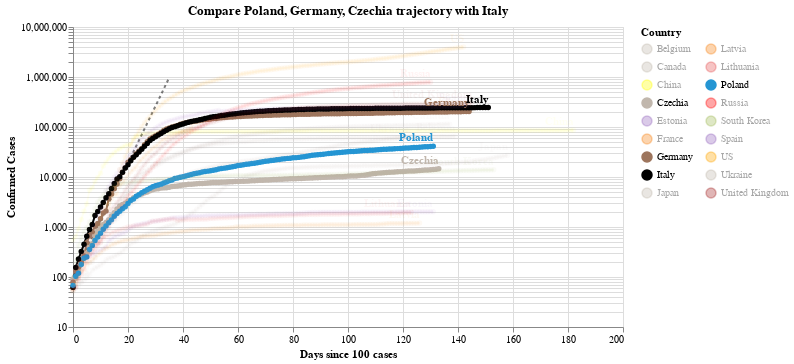

Notebook source saved alongside this figure:
### Code cell
#hide_input
chart2 = make_since_chart(dff2,['Poland', 'Germany', 'Czechia'], baseline_countries)
chart2

### Figure 1 — Vega-Lite specification as saved in the notebook (floating-point values rounded to 4 significant figures; data arrays with more than 128 entries replaced by an {"elided": "..."} marker saying what was removed)
{"config": {"view": {"continuousWidth": 400, "continuousHeight": 300}}, "layer": [{"data": {"name": "data-628230001892d6798b50651be41d1b3e"}, "mark": {"type": "line", "color": "black", "opacity": 0.5, "strokeDash": [3, 3]}, "encoding": {"x": {"type": "quantitative", "field": "Days since 100 cases"}, "y": {"type": "quantitative", "field": "Confirmed Cases"}}}, {"data": {"name": "data-65087d987bf2dc64f1a6ee7a93fd09e6"}, "mark": {"type": "line", "point": true}, "encoding": {"color": {"type": "nominal", "field": "Country", "legend": {"columns": 2}, "scale": {"domain": ["Belgium", "Canada", "China", "Czechia", "Estonia", "France", "Germany", "Italy", "Japan", "Latvia", "Lithuania", "Poland", "Russia", "South Korea", "Spain", "US", "Ukraine", "United Kingdom"], "range": ["#C1B7AD", "#C1B7AD", "yellow", "#C1B7AD", "#9467bd", "#F58518", "#9D755D", "black", "#C1B7AD", "#F58518", "#E45756", "#2495D3", "red", "#A1BA59", "#9467bd", "orange", "#C1B7AD", "brown"]}}, "opacity": {"condition": {"value": 1, "selection": "selector007"}, "value": 0.05}, "tooltip": [{"type": "nominal", "field": "Country"}, {"type": "temporal", "field": "Date"}, {"type": "quantitative", "field": "Confirmed Cases"}, {"type": "quantitative", "field": "Days since 100 cases"}], "x": {"type": "quantitative", "field": "Days since 100 cases"}, "y": {"type": "quantitative", "field": "Confirmed Cases", "scale": {"type": "log"}}}, "selection": {"selector007": {"type": "multi", "fields": ["Country"], "bind": "legend", "init": [{"Country": "Poland"}, {"Country": "Germany"}, {"Country": "Czechia"}, {"Country": "Italy"}]}}, "width": 550}, {"data": {"name": "data-65087d987bf2dc64f1a6ee7a93fd09e6"}, "mark": {"type": "text", "align": "right", "dy": -8, "fontWeight": "bold"}, "encoding": {"color": {"type": "nominal", "field": "Country", "legend": {"columns": 2}, "scale": {"domain": ["Belgium", "Canada", "China", "Czechia", "Estonia", "France", "Germany", "Italy", "Japan", "Latvia", "Lithuania", "Poland", "Russia", "South Korea", "Spain", "US", "Ukraine", "United Kingdom"], "range": ["#C1B7AD", "#C1B7AD", "yellow", "#C1B7AD", "#9467bd", "#F58518", "#9D755D", "black", "#C1B7AD", "#F58518", "#E45756", "#2495D3", "red", "#A1BA59", "#9467bd", "orange", "#C1B7AD", "brown"]}}, "opacity": {"condition": {"value": 1, "selection": "selector007"}, "value": 0.05}, "text": {"type": "nominal", "field": "Country"}, "tooltip": [{"type": "nominal", "field": "Country"}, {"type": "temporal", "field": "Date"}, {"type": "quantitative", "field": "Confirmed Cases"}, {"type": "quantitative", "field": "Days since 100 cases"}], "x": {"type": "quantitative", "field": "Days since 100 cases"}, "y": {"type": "quantitative", "field": "Confirmed Cases", "scale": {"type": "log"}}}, "transform": [{"filter": "(datum['Date'] >= 1595376000000)"}], "width": 550}], "title": "Compare Poland, Germany, Czechia trajectory with Italy", "$schema": "https://vega.github.io/schema/vega-lite/v4.0.2.json", "datasets": {"data-628230001892d6798b50651be41d1b3e": [{"Days since 100 cases": 0, "Confirmed Cases": 100.0}, {"Days since 100 cases": 1, "Confirmed Cases": 130.0}, {"Days since 100 cases": 2, "Confirmed Cases": 169.0}, {"Days since 100 cases": 3, "Confirmed Cases": 219.7}, {"Days since 100 cases": 4, "Confirmed Cases": 285.6}, {"Days since 100 cases": 5, "Confirmed Cases": 371.3}, {"Days since 100 cases": 6, "Confirmed Cases": 482.7}, {"Days since 100 cases": 7, "Confirmed Cases": 627.5}, {"Days since 100 cases": 8, "Confirmed Cases": 815.7}, {"Days since 100 cases": 9, "Confirmed Cases": 1060.0}, {"Days since 100 cases": 10, "Confirmed Cases": 1379.0}, {"Days since 100 cases": 11, "Confirmed Cases": 1792.0}, {"Days since 100 cases": 12, "Confirmed Cases": 2330.0}, {"Days since 100 cases": 13, "Confirmed Cases": 3029.0}, {"Days since 100 cases": 14, "Confirmed Cases": 3937.0}, {"Days since 100 cases": 15, "Confirmed Cases": 5119.0}, {"Days since 100 cases": 16, "Confirmed Cases": 6654.0}, {"Days since 100 cases": 17, "Confirmed Cases": 8650.0}, {"Days since 100 cases": 18, "Confirmed Cases": 11250.0}, {"Days since 100 cases": 19, "Confirmed Cases": 14620.0}, {"Days since 100 cases": 20, "Confirmed Cases": 19000.0}, {"Days since 100 cases": 21, "Confirmed Cases": 24710.0}, {"Days since 100 cases": 22, "Confirmed Cases": 32120.0}, {"Days since 100 cases": 23, "Confirmed Cases": 41750.0}, {"Days since 100 cases": 24, "Confirmed Cases": 54280.0}, {"Days since 100 cases": 25, "Confirmed Cases": 70560.0}, {"Days since 100 cases": 26, "Confirmed Cases": 91730.0}, {"Days since 100 cases": 27, "Confirmed Cases": 119300.0}, {"Days since 100 cases": 28, "Confirmed Cases": 155000.0}, {"Days since 100 cases": 29, "Confirmed Cases": 201500.0}, {"Days since 100 cases": 30, "Confirmed Cases": 262000.0}, {"Days since 100 cases": 31, "Confirmed Cases": 340600.0}, {"Days since 100 cases": 32, "Confirmed Cases": 442800.0}, {"Days since 100 cases": 33, "Confirmed Cases": 575600.0}, {"Days since 100 cases": 34, "Confirmed Cases": 748300.0}, {"Days since 100 cases": 35, "Confirmed Cases": 972800.0}], "data-65087d987bf2dc64f1a6ee7a93fd09e6": {"elided": "2553 records"}}}
